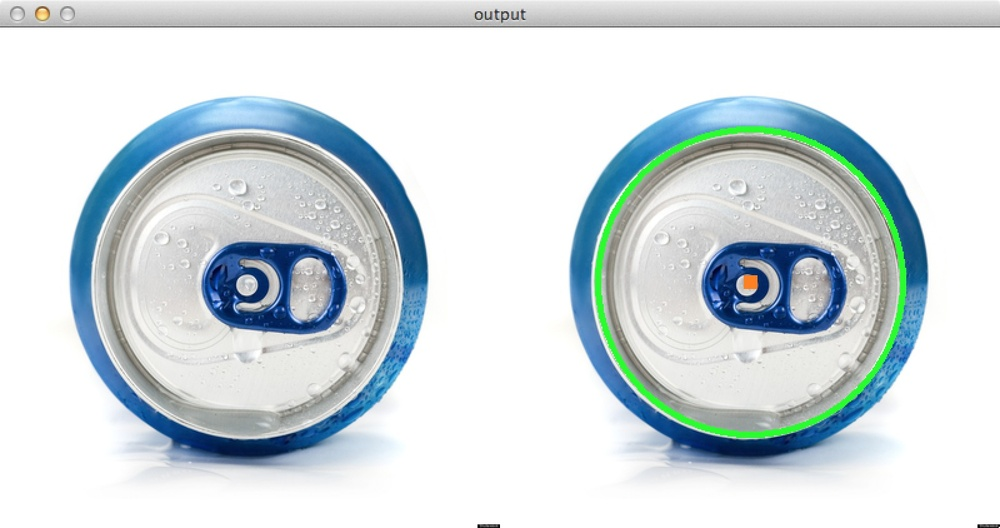
#> input picture detect_circles_soda.jpg, 1000 x 528 px, shrunk from 1600 x 844 before the run
$ python detectcirclesandcoordinates.py --image detect_circles_soda.jpg
#> lines starting #> are read from the running program, lines starting #| are printed output that depends on the picture; after the words box and inside, x2 and y2 are one past the last pixel; in counts of white or black regions, pixels touching at a corner belong together

import numpy as np
import argparse
import cv2
# construct the argument parser and parse the arguments
ap = argparse.ArgumentParser()
ap.add_argument("-i", "--image", required = True, help = "Path to the image")
args = vars(ap.parse_args())

im = cv2.imread(args["image"])
#> im is the input picture: shape (528, 1000, 3); mean B, G, R 222.5, 219, 209.2
height, width, depth = im.shape
#> height = 528; width = 1000; depth = 3
print(height, width, depth)
#| 528 1000 3
thresh = 132
imgray = cv2.cvtColor(im,cv2.COLOR_BGR2GRAY)
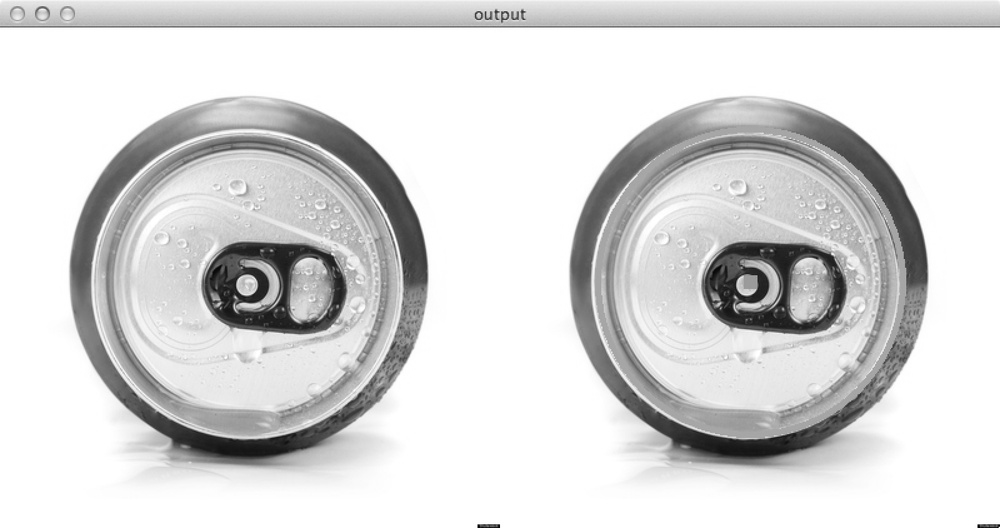
#> imgray: shape (528, 1000); min 0, max 255, mean 216.5
blur = cv2.GaussianBlur(imgray,(5,5),0)
edges = cv2.Canny(blur,thresh,thresh*2)
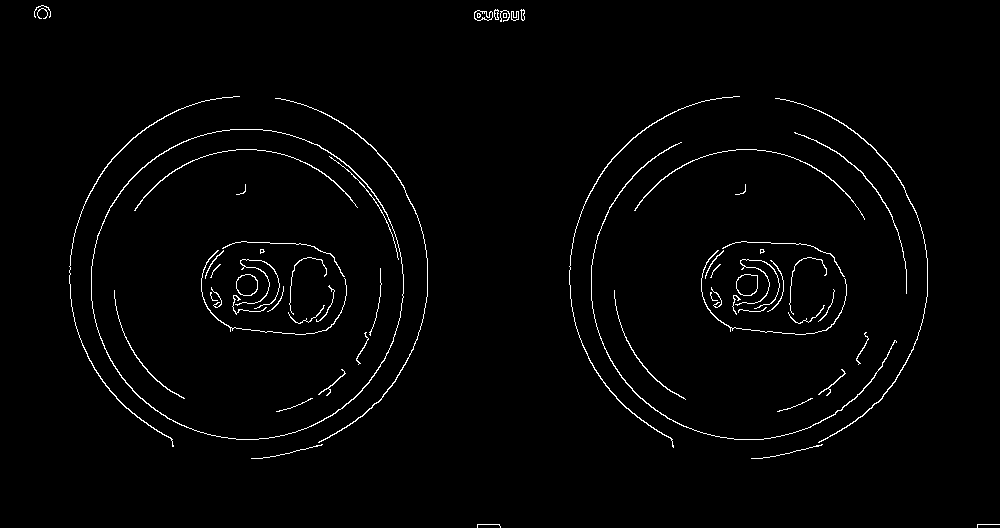
#> edges: shape (528, 1000); 1.7% white in thin lines or dots
contours, hierarchy = cv2.findContours(edges,cv2.RETR_TREE,cv2.CHAIN_APPROX_SIMPLE)
#> contours = 74 contours, 41 with area under 20; largest, box (x1, y1, x2, y2) and area: (91, 129, 404, 440) 76362, (91, 129, 404, 440) 76099, (736, 274, 758, 296) 380, (236, 274, 258, 296) 369, (736, 274, 758, 296) 368
cnt = contours[0]
#> cnt = [[977, 524], [977, 527], [977, 525], [978, 524], [999, 524]]
cv2.drawContours(im,contours,-1,(0,255,0),-1)

#centroid_x = M10/M00 and centroid_y = M01/M00
M = cv2.moments(cnt)
#> M = moments, m00 0.5, centre m10/m00, m01/m00 = (977.3, 524.3)
x = int(M['m10']/M['m00'])
#> x = 977
y = int(M['m01']/M['m00'])
#> y = 524
print(x,y)
#| 977 524
print(width/2.0,height/2.0)
#| 500.0 264.0
print(width/2-x,height/2-y)
#| -477.0 -260.0


cv2.circle(im,(x,y),1,(0,0,255),2)
#> im: shape (528, 1000, 3); mean B, G, R 219.5, 220.5, 207
cv2.putText(im,"center of Sun contour", (x,y), cv2.FONT_HERSHEY_SIMPLEX, 1, (0,0,255))
#> im: shape (528, 1000, 3); mean B, G, R 219.5, 220.5, 207
cv2.circle(im,(width//2,height//2),1,(255,0,0),2)
#> im: shape (528, 1000, 3); mean B, G, R 219.5, 220.5, 207
cv2.putText(im,"center of image", (width//2,height//2), cv2.FONT_HERSHEY_SIMPLEX, 1, (255,0,0))
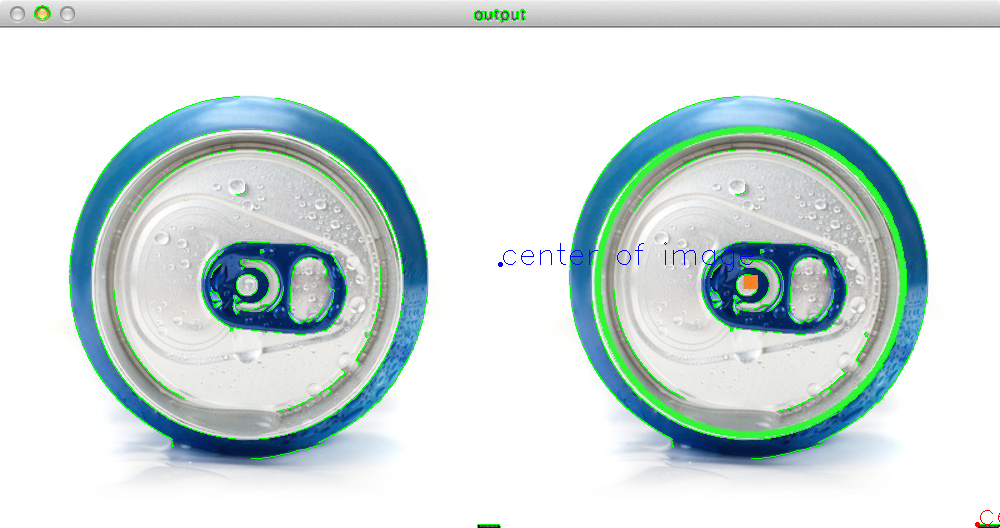
#> im: shape (528, 1000, 3); mean B, G, R 219.6, 220.3, 206.8
cv2.imshow('contour',im)
cv2.waitKey(0)
cv2.destroyAllWindows()
